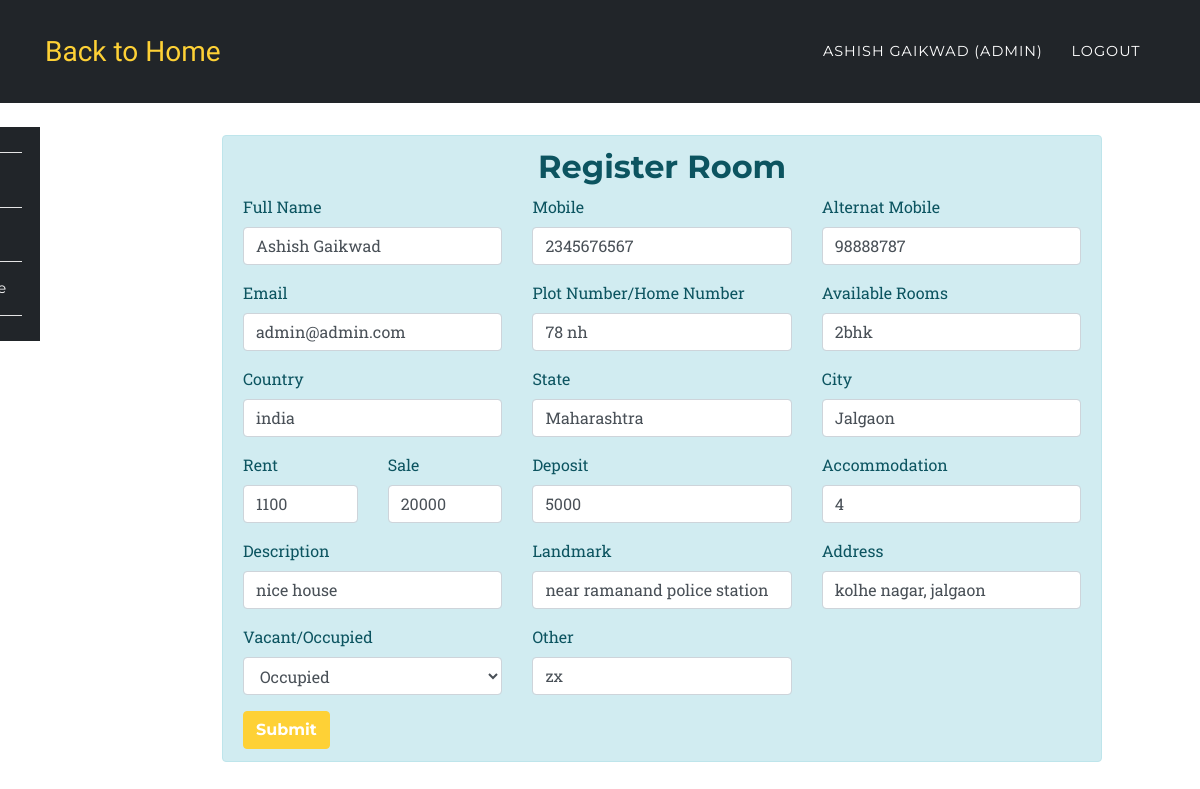
Page /app/update.php?id=13&act=indi (signed in) on the committed database.
### tables this page shows
CREATE TABLE `room_rental_registrations` (
  `id` int(10) UNSIGNED NOT NULL,
  `fullname` varchar(191) NOT NULL,
  `mobile` varchar(191) NOT NULL,
  `alternat_mobile` varchar(191) NOT NULL,
  `email` varchar(191) NOT NULL,
  `country` varchar(191) NOT NULL,
  `state` varchar(191) NOT NULL,
  `city` varchar(191) NOT NULL,
  `landmark` varchar(191) NOT NULL,
  `rent` varchar(191) NOT NULL,
  `sale` varchar(190) DEFAULT NULL,
  `deposit` varchar(191) NOT NULL,
  `plot_number` varchar(191) NOT NULL,
  `rooms` varchar(100) DEFAULT NULL,
  `address` varchar(191) NOT NULL,
  `accommodation` varchar(191) NOT NULL,
  `description` varchar(191) NOT NULL,
  `image` varchar(191) DEFAULT NULL,
  `open_for_sharing` varchar(191) DEFAULT NULL,
  `other` varchar(191) DEFAULT NULL,
  `vacant` int(1) NOT NULL DEFAULT '1',
  `created_at` timestamp NULL DEFAULT CURRENT_TIMESTAMP,
  `updated_at` timestamp NULL DEFAULT CURRENT_TIMESTAMP,
  `user_id` int(10) DEFAULT NULL
);

### app/partials/edit/individaul.php (the view, shortened to what this page needs)
<div class="col-md-11 col-xs-12 col-sm-12">
	<div class="alert alert-info" role="alert">
		<h2 class="text-center">Register Room</h2>
		<form action="" method="POST">
  	 <div class="row">
  	 	<div class="col-md-4">
	  	  <div class="form-group">
		    <label for="fullname">Full Name</label>
		    <input type="text" class="form-control" id="fullname" placeholder="Full Name" name="fullname" value="<?php echo $data['fullname']?$data['fullname']:''; ?>" required>
		  </div>
		 </div>
		<div class="col-md-4">
		  <div class="form-group">
		    <label for="mobile">Mobile</label>
		    <input type="text" class="form-control" id="mobile" placeholder="Mobile" name="mobile" value="<?php echo $data['mobile']?$data['mobile']:''; ?>" required>
		  </div>
		 </div>
		<div class="col-md-4">
		  <div class="form-group">
		    <label for="alternat_mobile">Alternat Mobile</label>
		    <input type="text" class="form-control" id="alternat_mobile" placeholder="Alternat Mobile" name="alternat_mobile" value="<?php echo $data['alternat_mobile']?$data['alternat_mobile']:''; ?>">
		  </div>
		</div>
	</div>
	<div class="row">
  	 	<div class="col-md-4">
		  <div class="form-group">
		    <label for="email">Email</label>
		    <input type="email" class="form-control" id="email" placeholder="Email" name="email" value="<?php echo $data['email']?$data['email']:''; ?>" required>
		  </div>
		 </div>
		 <div class="col-md-4">
		  <div class="form-group">
		    <label for="plot_number">Plot Number/Home Number</label>
		    <input type="text" class="form-control" id="plot_number" placeholder="Plot Number/Home Number" name="plot_number" value="<?php echo $data['plot_number']?$data['plot_number']:''; ?>" required>
		  </div>
		 </div>
		 <div class="col-md-4">
		  <div class="form-group">
		    <label for="rooms">Available Rooms</label>
		    <input type="text" class="form-control" id="rooms" placeholder="1BHK/2BHK/3BHK/1RK" name="rooms" value="<?php echo $data['rooms']?$data['rooms']:''; ?>" required>
		  </div>
		 </div>
	</div>
	<div class="row">
		<div class="col-md-4">
	  <div class="form-group">
	    <label for="country">Country</label>
	    <input type="country" class="form-control" id="country" placeholder="Country" name="country" value="<?php echo $data['country']?$data['country']:''; ?>" required>
	  </div>
	  </div>
	  <div class="col-md-4">
	  <div class="form-group">
	    <label for="state">State</label>
	    <input type="state" class="form-control" id="state" placeholder="State" name="state" value="<?php echo $data['state']?$data['state']:''; ?>" required>
	  </div>
	  </div>
	  <div class="col-md-4">
	  <div class="form-group">
	    <label for="city">City</label>
	    <input type="city" class="form-control" id="city" placeholder="City" name="city" value="<?php echo $data['city']?$data['city']:''; ?>" required>
	  </div>
	  </div>
	 </div>
	 <div class="row">
	 	<div class="col-md-2">
	 <div class="form-group">
	    <label for="rent">Rent</label>
	    <input type="rent" class="form-control" id="rent" placeholder="Rent" name="rent" value="<?php echo $data['rent']?$data['rent']:''; ?>" required>
	  </div>
	  </div>
	  <div class="col-md-2">
	 <div class="form-group">
	    <label for="sale">Sale</label>
	    <input type="sale" class="form-control" id="sale" placeholder="Sale" name="sale" value="<?php echo $data['sale']?$data['sale']:''; ?>">
	  </div>
	  </div>
	  <div class="col-md-4">
	  <div class="form-group">
	    <label for="deposit">Deposit</label>
	    <input type="deposit" class="form-control" id="deposit" placeholder="Deposit" name="deposit" value="<?php echo $data['deposit']?$data['deposit']:''; ?>" required>
	  </div>
	  </div>
	  <div class="col-md-4">
	  <div class="form-group">
	    <label for="accommodation">Accommodation</label>
	    <input type="accommodation" class="form-control" id="accommodation" placeholder="Accommodation" name="accommodation" value="<?php echo $data['accommodation']?$data['accommodation']:''; ?>" required>
	  </div>
	  </div>
	  </div>
	   <div class="row">
	 	<div class="col-md-4">
	  <div class="form-group">
	    <label for="description">Description</label>
	    <input type="description" class="form-control" id="description" placeholder="Description" name="description" value="<?php echo $data['description']?$data['description']:''; ?>" required>
	  </div>
	   </div>
	  <div class="col-md-4">
	  <div class="form-group">
	    <label for="landmark">Landmark</label>
	    <input type="landmark" class="form-control" id="landmark" placeholder="landmark" name="landmark" value="<?php echo $data['landmark']?$data['landmark']:''; ?>" required>
	  </div>
	   </div>
	  <div class="col-md-4">
	  <div class="form-group">
	    <label for="address">Address</label>
	    <input type="address" class="form-control" id="address" placeholder="Address" name="address" value="<?php echo $data['address']?$data['address']:''; ?>" required>
	  </div>
	   </div>
	    </div>
	   <div class="row">
	   	<div class="col-4">
	 		 <div class="form-group">
			    <label for="vacant">Vacant/Occupied</label>
			    <select class="form-control" id="vacant" name="vacant">
			      <option value="0" <?php if($data['vacant'] == '0'){echo 'selected';}?>>Occupied</option>
			    </select>
			  </div>
	 	</div>
	 	<div class="col-md-4">
	  <div class="form-group">
	    <label for="other">Other</label>
	    <input type="other" class="form-control" id="other" placeholder="Other" name="other" value="<?php echo $data['other']?$data['other']:''; ?>" required>
	  </div>
	  </div>
	  </div>
	  <button type="submit" class="btn btn-primary" name='register_individuals' value="register_individuals">Submit</button>
	</form>
	</div>
	</div>

### assets/css/rent.css (style rules this page uses)
body { overflow-x: hidden; font-family: 'Roboto Slab', 'Helvetica Neue', Helvetica, Arial, sans-serif; }
h1, h2, h3, h4, h5, h6 { font-weight: 700; font-family: 'Montserrat', 'Helvetica Neue', Helvetica, Arial, sans-serif; }
.btn { font-family: 'Montserrat', 'Helvetica Neue', Helvetica, Arial, sans-serif; font-weight: 700; }
.btn-primary { background-color: #fed136; border-color: #fed136; }

### rows in the picture
room_rental_registrations: fullname "Ashish Gaikwad", mobile "2345676567", alternat_mobile "98888787", email "admin@admin.com", plot_number "78 nh", rooms "2bhk", country "india", state "Maharashtra", city "Jalgaon", rent "1100", sale "20000", deposit "5000", accommodation "4", description "nice house", landmark "near ramanand police station", address "kolhe nagar, jalgaon", vacant "Occupied", other "zx"

### other values in the picture
$_SESSION['fullname'] "ASHISH GAIKWAD"
